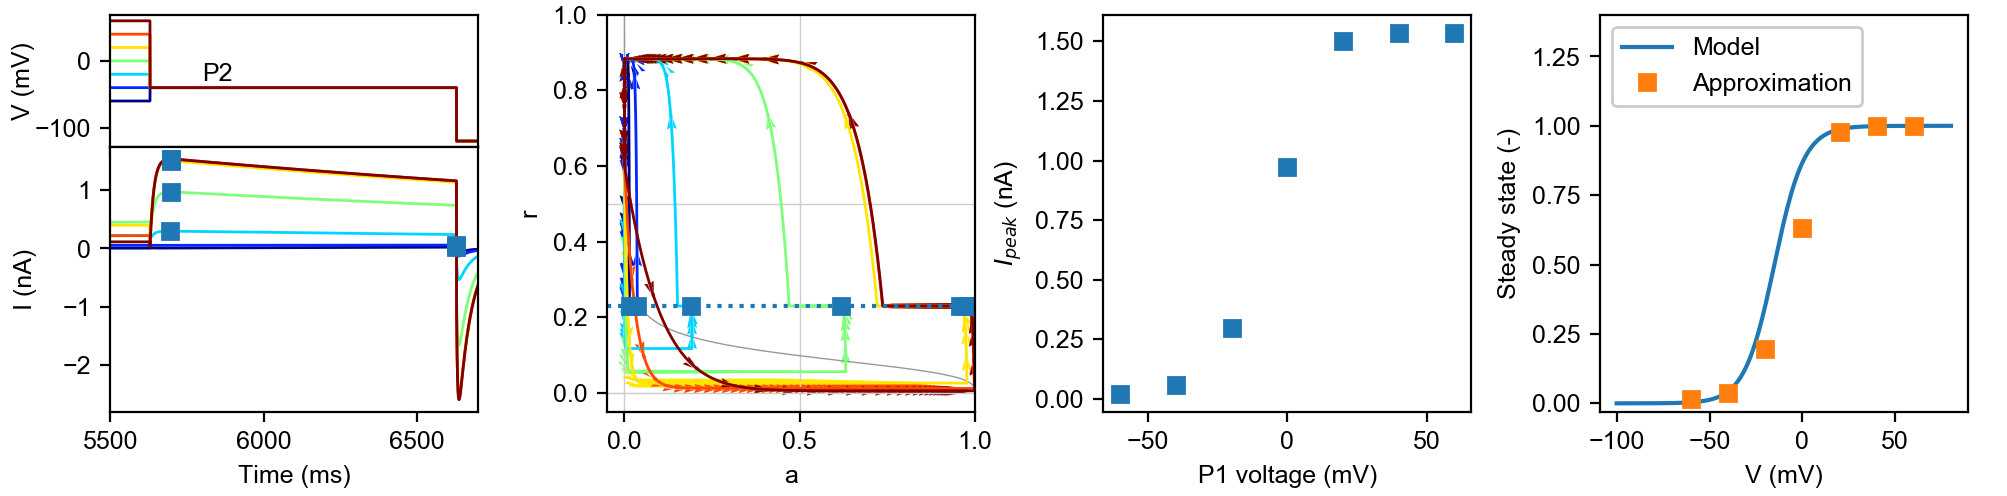

Write Python code to recreate this figure.
#!/usr/bin/env python3
#
# Figure: Pr3 and analysis
#
from __future__ import division
from __future__ import print_function
import os
import sys
import numpy as np
import myokit
import matplotlib
import matplotlib.pyplot as plt
from matplotlib.gridspec import GridSpec
from matplotlib.gridspec import GridSpecFromSubplotSpec as SubGridSpec

# Load project modules
sys.path.append(os.path.abspath(os.path.join('..', '..', 'python')))
import plots
import results
import sumstat


#
# Check input arguments
#
base = os.path.splitext(os.path.basename(__file__))[0]
args = sys.argv[1:]
if len(args) != 0:
    print('Syntax:  ' + base + '.py')
    sys.exit(1)
print('Using parameters from cell 5')


# Set font
font = {'family': 'arial', 'size': 9}
matplotlib.rc('font', **font)


# Matplotlib figure sizes are in inches
def mm(*size):
    return tuple(x / 25.4 * 1.5 for x in size)

# Run simulation
protocol = 3
model, time, voltage, current, act, rec = plots._phase_simulation(
    protocol, True)

# Find (indices of) peaks during P2
ipeaks = []
for i, j in sumstat.pr3_steps_nocap:
    ipeaks.append(i + np.argmax(current[i:i + j]))


#
# Create figure
#
fig = plt.figure(figsize=mm(170, 42), dpi=200)
grid = GridSpec(3, 4, wspace=0.35, hspace=0)

#
# Add plot of voltage
#
ax = fig.add_subplot(grid[0, 0])
ax.set_ylabel('V (mV)', labelpad=0.0)
ax.set_xticklabels([])
ax.yaxis.set_tick_params(labelsize=9)

plots.voltage(
    ax, 5, protocol, lw=1, technicolor=True, values=(time, voltage),
    cap_filter=False)

# Show P1,P2 labels
#ax.text(0.35, 0.12, 'P1', transform=ax.transAxes)
ax.text(5800, -30, 'P2')

ax.set_xlim(5500, 6700)


#
# Add plot of current
#
ax = fig.add_subplot(grid[1:3, 0])
ax.set_xlabel('Time (ms)')
ax.set_ylabel('I (nA)', labelpad=9.2)

d = myokit.DataLog()
d.set_time_key('time')
d['time'] = time
d['current'] = current
plots.current(ax, 5, protocol, lw=1, technicolor=True, log=d, cap_filter=False)

# Show peaks
for i, ipeak in enumerate(ipeaks):
    ax.plot(time[ipeak - i * 82580], current[ipeak], 's', color='tab:blue')

ax.set_xlim(5500, 6700)

#
# Add phase diagram
#
ax = fig.add_subplot(grid[0:3, 1])
ax.set_xlabel('a')
ax.set_ylabel('r')
plots.phase(ax, protocol, sim=(model, act, rec))

# Show peaks
r = []
for i, ipeak in enumerate(ipeaks):
    ax.plot(act[ipeak], rec[ipeak], 's', color='tab:blue')
    r.append(rec[ipeak])
r = np.mean(r)
ax.axhline(r, linestyle=':')


#
# Add plot of peaks
#
ax = fig.add_subplot(grid[0:3, 2])
ax.set_xlabel('P1 voltage (mV)')
ax.set_ylabel('$I_{peak}$ (nA)')
voltages = sumstat.pr3_voltages
peaks = []
for i, ipeak in enumerate(ipeaks):
    peak = current[ipeak]
    ax.plot(voltages[i], peak, 's', color='tab:blue')
    peaks.append(peak)


#
# Show model equation and approximation
#
ax = fig.add_subplot(grid[0:3, 3])
ax.set_xlabel('V (mV)')
ax.set_ylabel('Steady state (-)')
p = results.load_kylie_parameters(5)
v = np.linspace(-100, 80, 180)
ax.plot(v, sumstat.model_steady_state_activation(v, p), label='Model')
peaks = np.array(peaks)
peaks /= np.max(peaks)
ax.plot(voltages, peaks, 's', color='tab:orange', label='Approximation')
ax.set_ylim(-0.03, 1.4)

#ax.set_ylim(0, 1000)
ax.legend(loc='upper left').get_frame().set_alpha(1)


# Finalise
fig.subplots_adjust(0.055, 0.17, 0.98, 0.97)
fig.savefig(base + '.png')

#plt.show()
